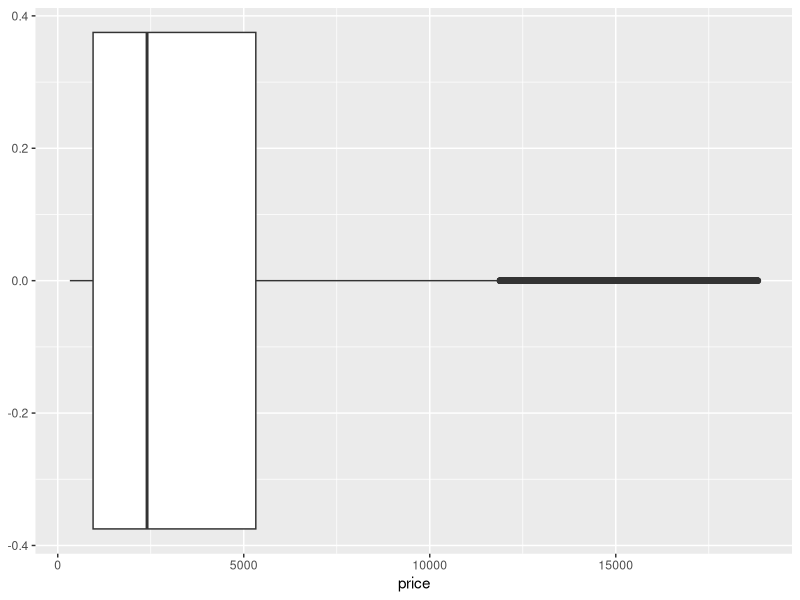
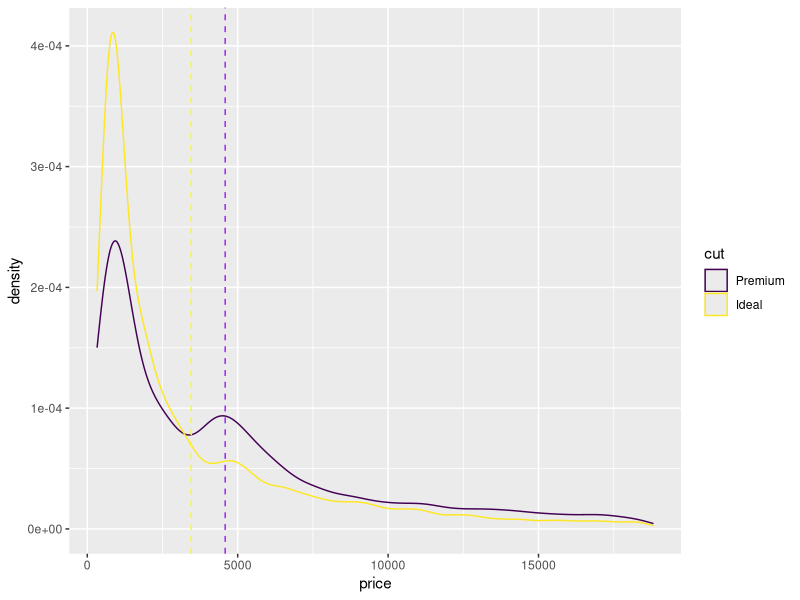
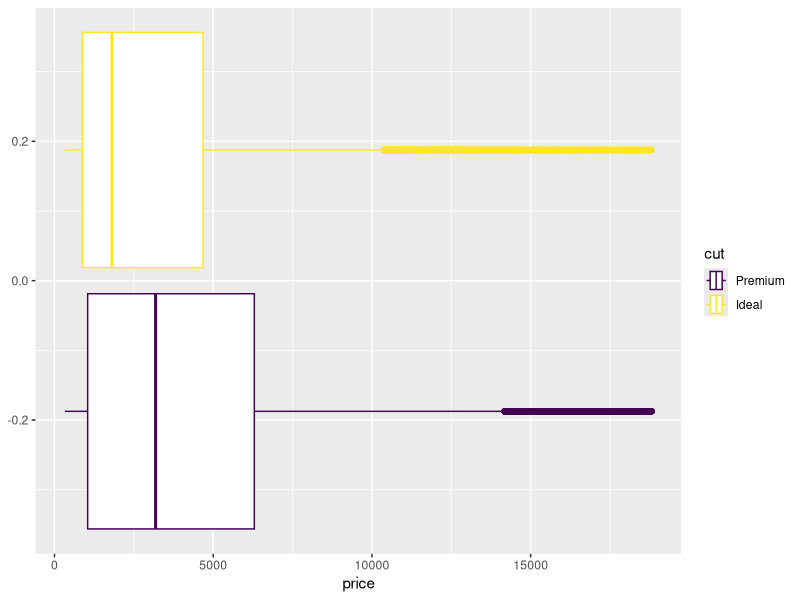
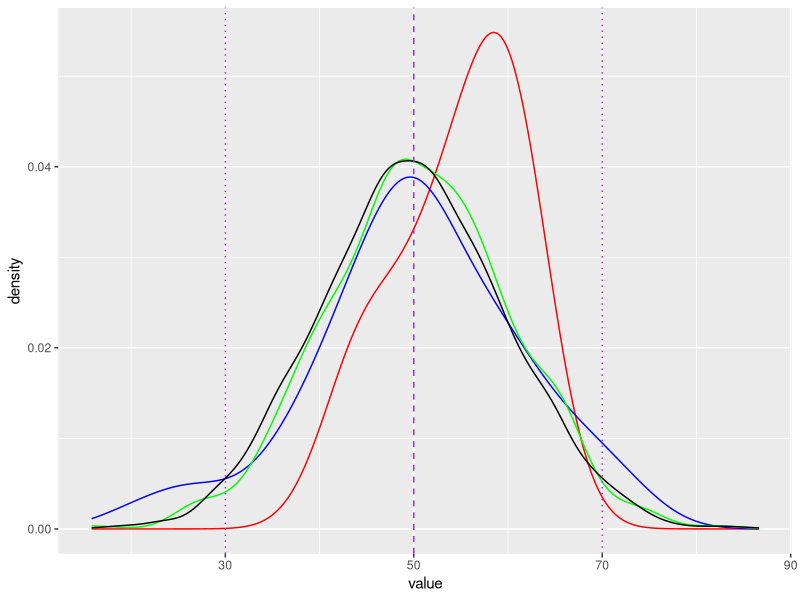
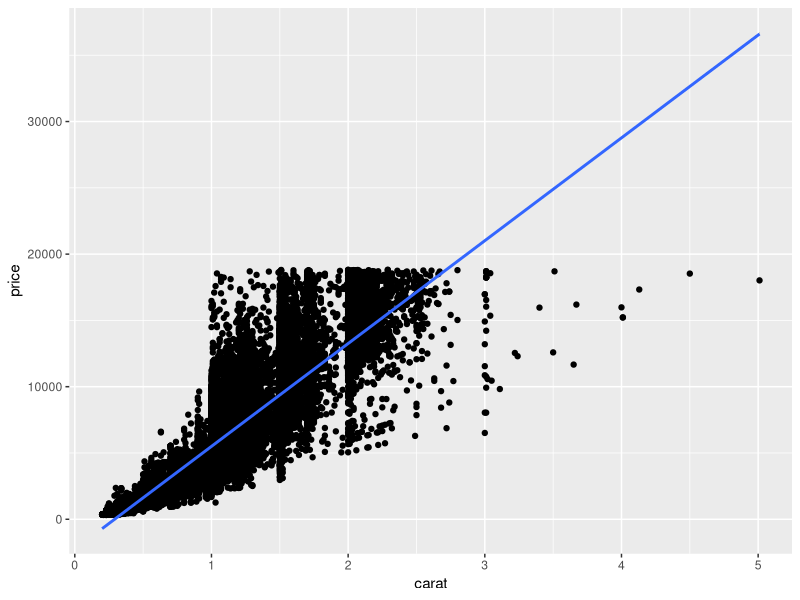
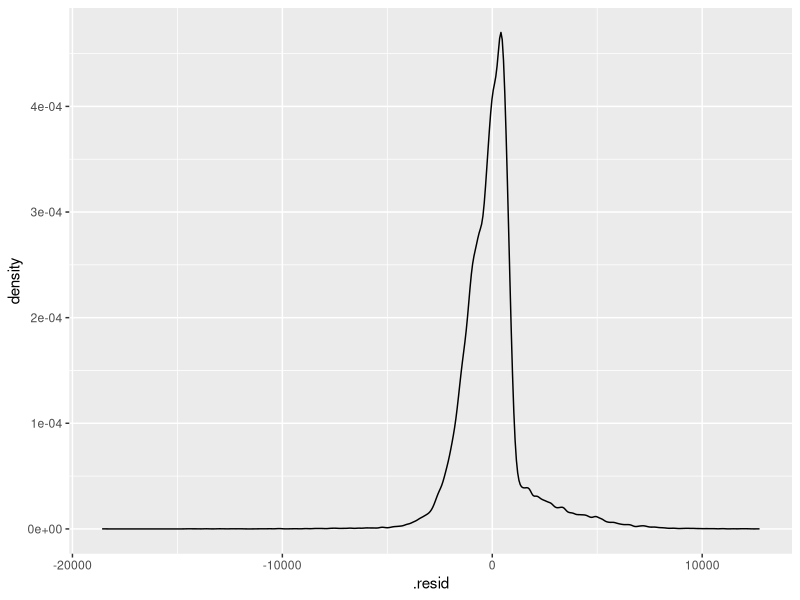
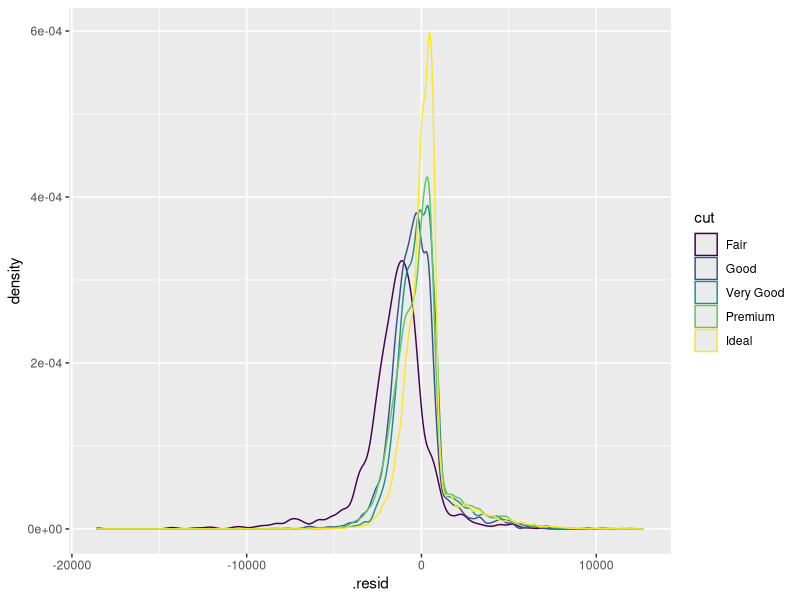
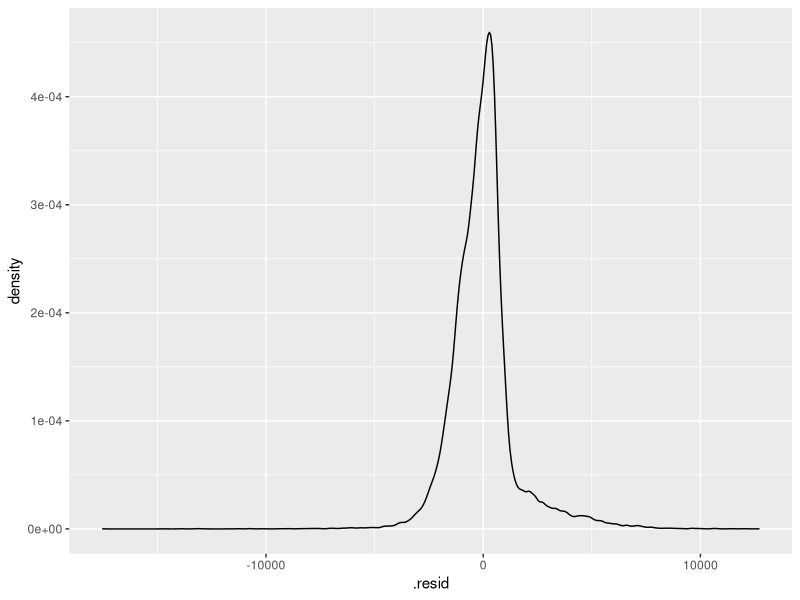

Recreate these plots in R, in order.
### Model ######################################################################
library(tidyverse)

# install.packages("broom")
# install.packages("rpart")
library(broom)
library(rpart)

diamonds %>% glimpse()

### Basic Statistics ###########################################################
summary(diamonds)
summary(diamonds$price)  # Five number summary with mean
summary(diamonds$color)  # Class counts

fivenum(diamonds$price)  # Five number summary

mean(diamonds$price)

ggplot(diamonds, aes(x=price)) + geom_boxplot()

tTestData <- diamonds %>% filter(cut %in% c("Ideal", "Premium"))

summary(tTestData$cut)
summary(tTestData$price)

fivenum((tTestData %>% filter(cut == "Premium"))$price)
fivenum((tTestData %>% filter(cut == "Ideal"))$price)

# Means testing
mean((tTestData %>% filter(cut == "Premium"))$price)
mean((tTestData %>% filter(cut == "Ideal"))$price)

sd((tTestData %>% filter(cut == "Premium"))$price)
sd((tTestData %>% filter(cut == "Ideal"))$price)

tTestData %>% 
  ggplot(aes(x=price, color=cut)) + 
  geom_density() +
  geom_vline(xintercept=mean((tTestData %>% filter(cut == "Premium"))$price),
    linetype="dashed", color = "purple") +
  geom_vline(xintercept=mean((tTestData %>% filter(cut == "Ideal"))$price),
    linetype="dashed", color = "yellow")

tTestData %>% 
  ggplot(aes(x=price, color=cut)) + 
  geom_boxplot()

t.test(tTestData$price~tTestData$cut)
t.test(tTestData$price~tTestData$cut,  alternative="less")

# Generating random values
set.seed(77)
normalDist5 <- as_tibble(rnorm(5, m=50, sd=10))
normalDist50 <- as_tibble(rnorm(50, m=50, sd=10))
normalDist500 <- as_tibble(rnorm(500, m=50, sd=10))
normalDist5000 <- as_tibble(rnorm(5000, m=50, sd=10))

mean(normalDist5$value)
sd(normalDist5$value)

mean(normalDist5000$value)
sd(normalDist5000$value)

ggplot() + 
  geom_density(data=normalDist5, aes(x=value), color="red") +
  geom_density(data=normalDist50, aes(x=value), color="blue") +
  geom_density(data=normalDist500, aes(x=value), color="green") +
  geom_density(data=normalDist5000, aes(x=value), color="black") +
  geom_vline(xintercept=50, linetype="dashed", color = "purple") +  # Mean
  geom_vline(xintercept=30, linetype="dotted", color = "purple") +  # Sd-2
  geom_vline(xintercept=70, linetype="dotted", color = "purple")    # Sd+2

### Linear Regression ##########################################################
model1 <- lm(price~carat, diamonds)
model1

newdata <- tribble(
  ~carat ,
  1,
  0.1
  )

predict(model1, newdata)

diamonds %>% 
  ggplot(aes(x=carat, y=price)) + 
  geom_point() + 
  geom_smooth(method="lm", formula = y ~ x)

# Broom package
tidy(model1)
glance(model1)
augment(model1)

augment(model1) %>%
  ggplot(aes(x=.resid)) + 
  geom_density()

augment(model1, diamonds)

augment(model1, diamonds) %>%
  ggplot(aes(x=.resid, color=cut)) + 
  geom_density()

model2 <- lm(price ~ 0 + carat + cut, diamonds)
model2

tidy(model2)
tidy(model1)

glance(model2)
augment(model2)

augment(model2) %>%
  ggplot(aes(x=.resid)) + 
  geom_density()

augment(model2, diamonds) %>%
  ggplot(aes(x=.resid, color=cut)) + 
  geom_density()

model3 <- lm(price ~ 0 + carat + cut + carat*cut, diamonds)

tidy(model3)
glance(model3)
augment(model3)

augment(model3, diamonds) %>%
  ggplot(aes(x=.resid)) + 
  geom_density()

model4 <- lm(log(price) ~ 0 + carat + cut, diamonds)
tidy(model4)

augment(model4, diamonds) %>%
  ggplot(aes(x=.resid)) + 
  geom_density()

model5 <- lm(log(price) ~ 0 + log(carat) + cut, diamonds)
tidy(model5)

augment(model5, diamonds) %>%
  ggplot(aes(x=.resid)) + 
  geom_density()

model6 <- lm(price ~ ., diamonds)
tidy(model6)

augment(model6, diamonds) %>%
  ggplot(aes(x=.resid)) + 
  geom_density()

bind_rows(glance(model1),
          glance(model2),
          glance(model3),
          glance(model4),
          glance(model5),
          glance(model6))

### Classification Tree ########################################################
fit1 <- rpart(cut ~ x + y + z + table,
  method="class", data=diamonds)

printcp(fit1) # display the results
plotcp(fit1) # visualize cross-validation results
summary(fit1) # detailed summary of splits

# plot tree
plot(fit1, uniform=TRUE,
  main="Classification Tree for Diamond cut")
text(fit1, use.n=TRUE, all=TRUE, cex=.6)

### Regression Tree ########################################################
fit2 <- rpart(price ~ carat + cut + color + clarity,
  method="anova", data=diamonds)

printcp(fit2) # display the results
plotcp(fit2) # visualize cross-validation results
summary(fit2) # detailed summary of splits

# plot tree
plot(fit2, uniform=TRUE,
  main="Regression Tree for Diamond Price")
text(fit2, use.n=TRUE, all=TRUE, cex=.6)


### K Nearest Neighbors ########################################################
set.seed(777)

# Two dimensional example
diamonds2d <- diamonds %>% 
  select(x, y)

k2d <- kmeans(diamonds2d, 5, nstart = 25)
k2d

example2d <- bind_cols(diamonds, cluster = k2d$cluster)

ggplot(example2d, aes(x=x, y=y, color=cluster)) +
    geom_point()

ggplot(example2d, aes(x=x, y=y, color=factor(cluster))) +
  geom_point() +
  scale_y_continuous(limits = c(0, 10)) +
  scale_x_continuous(limits = c(3, 10))

diamondsDims <- diamonds %>% 
  select(x, y, z, table)

kCut <- kmeans(diamondsDims, 5, nstart = 25)
kCut


